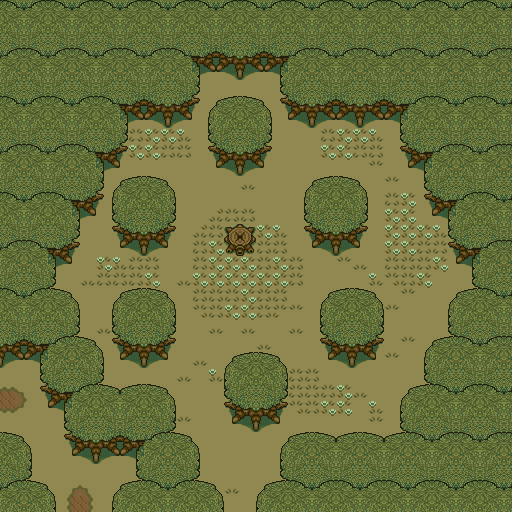

Below is a game level as drawn by its tile map, then a one-line description and the .tmx file that defines it, in full:
An orthogonal 32x32 tile map with 16x16 px tiles, 1 tile layer (Tile Layer 1).

<map version="1.5" tiledversion="2021.03.23" orientation="orthogonal" renderorder="right-down" width="32" height="32" tilewidth="16" tileheight="16" infinite="0" nextlayerid="2" nextobjectid="1">
 <tileset firstgid="1" source="SZED16.tsx" />
 <layer id="1" name="Tile Layer 1" width="32" height="32">
  <data encoding="csv">
12,13,11,12,13,11,12,13,11,12,13,11,12,13,11,12,13,11,12,13,11,12,13,11,12,13,11,12,13,11,12,13,
22,23,21,22,23,21,22,23,21,22,23,21,22,23,21,22,23,21,22,23,21,22,23,21,22,23,21,22,23,21,22,23,
30,31,29,30,31,29,30,31,29,30,31,29,30,31,29,30,31,29,30,31,29,30,31,29,30,31,29,30,31,29,30,31,
8,9,10,8,9,10,8,9,10,8,9,10,217,215,79,80,215,216,8,9,10,8,9,10,8,9,10,8,9,10,8,9,
18,19,20,18,19,20,18,19,20,18,19,20,149,158,156,157,158,223,18,19,20,18,19,20,18,19,20,18,19,20,18,19,
2,3,1,2,3,1,2,3,1,2,3,1,125,53,53,53,53,191,2,3,1,2,3,1,2,3,1,2,3,1,2,3,
12,13,11,12,13,11,12,14,131,132,38,131,233,175,176,127,128,232,132,38,131,132,38,131,132,69,11,12,13,11,12,13,
22,23,21,22,23,21,22,24,135,136,137,135,53,177,21,22,169,53,136,137,135,136,137,135,136,84,21,22,23,21,22,23,
30,31,29,30,31,29,30,119,219,226,226,227,53,138,29,30,119,53,53,53,219,226,226,227,53,138,29,30,31,29,30,31,
8,9,10,8,9,10,217,218,226,226,219,219,53,242,79,80,218,53,53,53,226,226,219,219,53,242,216,8,9,10,8,9,
18,19,20,18,19,20,149,150,53,53,53,53,53,155,156,157,150,53,53,53,53,53,53,114,53,155,223,18,19,20,18,19,
2,3,1,2,3,1,125,175,176,127,128,53,53,53,53,54,53,53,53,175,176,127,128,53,114,53,191,2,3,1,2,3,
12,13,11,12,14,131,233,177,21,22,169,53,53,53,53,53,53,53,53,177,21,22,169,53,219,226,232,132,69,11,12,13,
22,23,21,22,24,135,53,138,29,30,119,53,53,270,219,219,53,53,53,138,29,30,119,53,226,226,53,136,84,21,22,23,
30,31,29,30,119,53,53,242,79,80,218,53,270,219,143,144,226,227,53,242,79,80,218,53,226,226,226,227,138,29,30,31,
8,9,10,217,218,53,53,155,156,157,150,53,219,226,153,154,219,219,53,155,156,157,150,53,226,226,219,219,242,216,8,9,
18,19,20,149,150,53,226,227,219,219,53,53,219,226,226,226,219,226,219,53,53,114,54,53,219,219,219,226,155,223,18,19,
2,3,1,125,53,54,219,219,219,226,53,54,226,226,226,226,226,226,219,53,53,53,53,227,249,219,226,53,53,191,2,3,
12,13,11,127,128,53,53,175,176,127,128,53,219,219,219,226,219,219,53,53,175,176,127,128,53,114,53,53,175,176,12,13,
22,23,21,22,169,53,53,177,21,22,169,53,249,219,226,226,219,271,114,53,177,21,22,169,114,53,53,53,177,21,22,23,
30,31,29,30,119,53,54,138,29,30,119,53,53,54,53,54,53,53,54,53,138,29,30,119,53,53,53,53,138,29,30,31,
80,215,216,8,91,121,122,242,79,80,218,53,53,53,53,53,54,53,53,53,242,79,80,218,53,114,182,183,120,10,8,9,
157,158,223,18,19,20,124,155,156,157,150,53,54,53,175,176,127,128,53,53,155,156,157,150,114,53,186,18,19,20,18,19,
53,53,191,2,3,1,125,53,53,53,53,54,53,227,177,21,22,169,219,219,53,53,53,53,53,53,191,2,3,1,2,3,
160,381,232,132,69,11,127,178,176,127,128,53,53,53,138,29,30,119,219,219,219,226,54,53,53,175,176,12,13,11,12,13,
166,173,53,136,84,21,22,23,21,22,169,53,53,53,242,79,80,218,249,219,226,226,53,227,53,177,21,22,23,21,22,23,
53,53,53,53,138,29,30,31,29,30,119,114,53,53,155,156,157,150,53,53,53,53,53,114,53,138,29,30,31,29,30,31,
127,128,53,53,242,79,80,215,216,8,91,121,122,53,53,53,53,182,183,39,121,183,39,121,183,120,10,8,9,10,8,9,
22,169,53,53,155,156,157,158,223,18,19,20,124,53,53,53,53,186,18,19,20,18,19,20,18,19,20,18,19,20,18,19,
30,119,53,53,53,53,53,53,191,2,3,1,125,53,53,53,53,191,2,3,1,2,3,1,2,3,1,2,3,1,2,3,
8,91,121,122,159,381,53,175,176,12,13,11,127,128,54,53,175,176,12,13,11,12,13,11,12,13,11,12,13,11,12,13,
18,19,20,124,170,378,53,177,21,22,23,21,22,169,53,53,177,21,22,23,21,22,23,21,22,23,21,22,23,21,22,23
</data>
 </layer>
</map>
